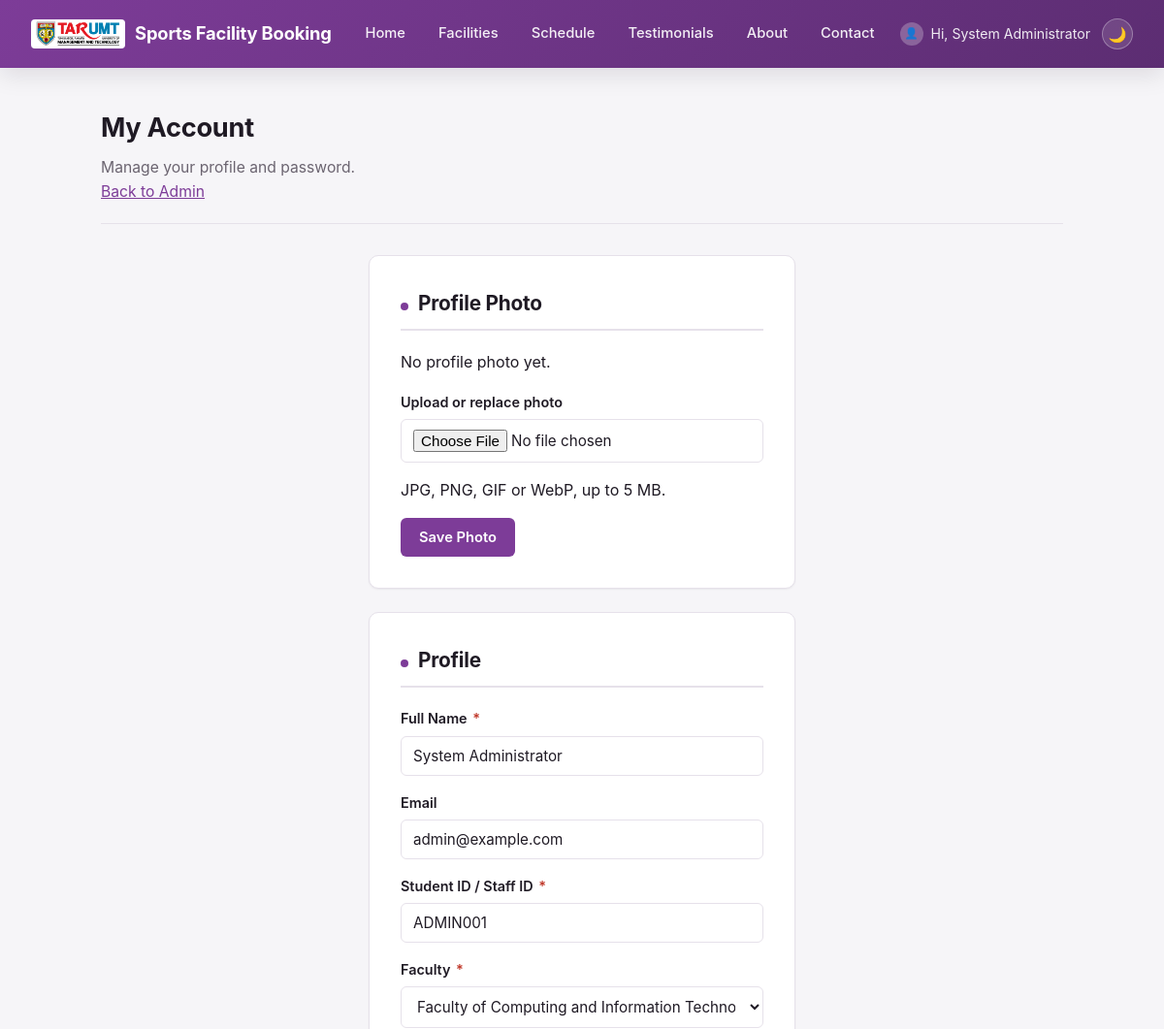
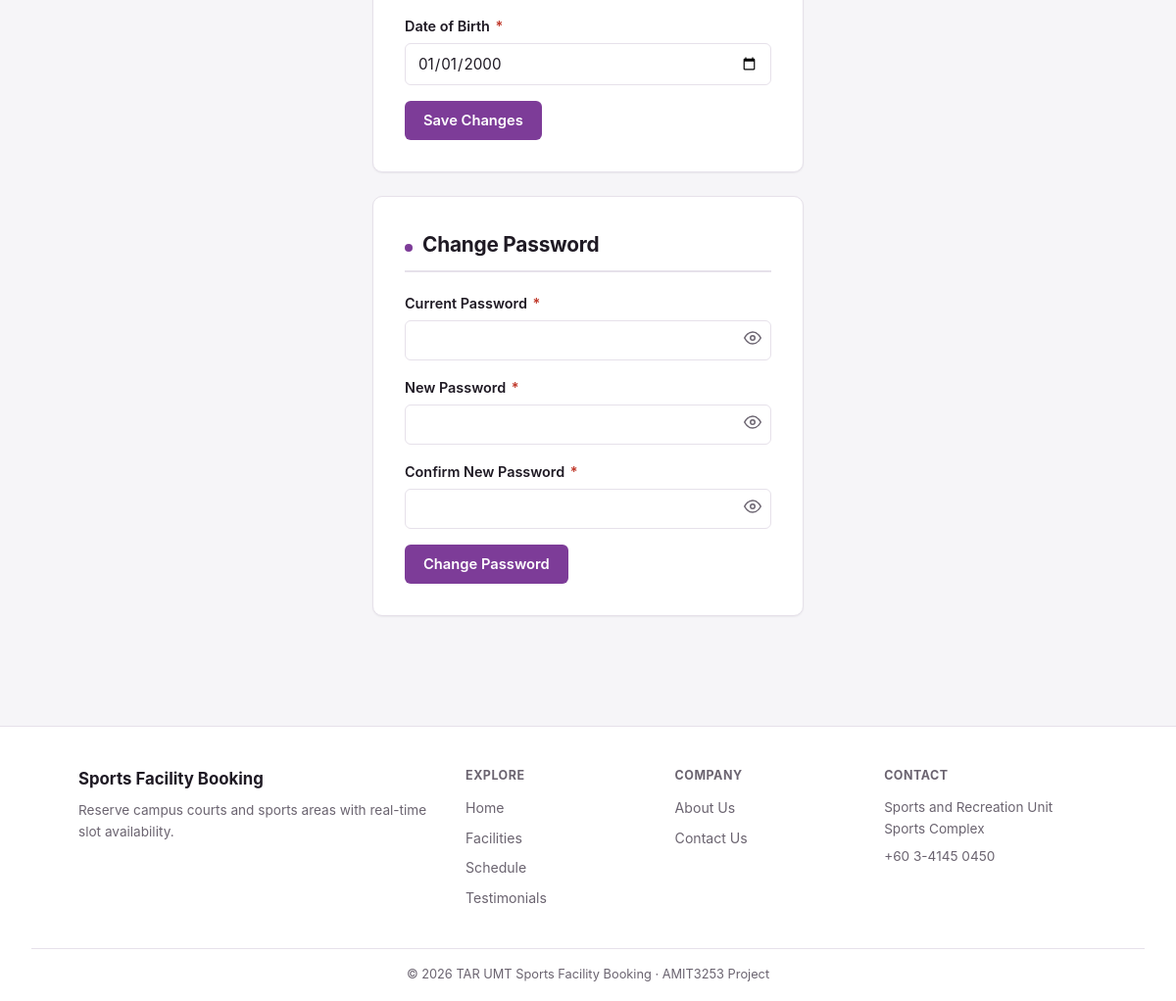
The app's page /account.php (signed in) with its own data (2 pictures, top to bottom).
### tables this page shows
CREATE TABLE users (
  id INT AUTO_INCREMENT PRIMARY KEY, name VARCHAR(100) NOT NULL,
  email VARCHAR(190) NOT NULL UNIQUE, password_hash VARCHAR(255) NOT NULL,
  id_number VARCHAR(30), faculty VARCHAR(160), date_of_birth DATE,
  profile_image_url VARCHAR(500) NULL,
  is_admin TINYINT(1) NOT NULL DEFAULT 0,
  created_at TIMESTAMP NOT NULL DEFAULT CURRENT_TIMESTAMP
);

### auth.php (called while the page is built, shortened)
<?php
function current_user_id() {
    return $_SESSION['user_id'] ?? null;
}
function current_user_is_admin() {
    return !empty($_SESSION['is_admin']);
}
function current_profile_photo($conn) {
    $id = (int) current_user_id();
    $stmt = $conn->prepare('SELECT profile_image_url FROM users WHERE id = ?');
    $stmt->bind_param('i', $id);
    $stmt->execute();
    $row = $stmt->get_result()->fetch_assoc();
    if (empty($row['profile_image_url'])) return null;
    require_once __DIR__ . '/helpers.php';
    return entity_image_url(['image_url' => $row['profile_image_url']]);
}

### helpers.php (called while the page is built, shortened)
<?php
function tarumt_faculties() {
    return [
        'Faculty of Accountancy, Finance and Business',
        'Faculty of Applied Sciences',
        'Faculty of Computing and Information Technology',
        'Faculty of Built Environment',
        'Faculty of Engineering and Technology',
        'Faculty of Communication and Creative Industries',
        'Faculty of Social Science and Humanities',
        'Centre for Pre-University Studies',
        'Centre for Postgraduate Studies and Research',
        'Centre for Continuing and Professional Education',
        'Centre for Business Incubation and Entrepreneurial Ventures',
        'SME Centre',
        'Student Career Development Centre',
        'Institute of Social Economic Research (ISER)',
    ];
}

### account.php (the view, shortened to what this page needs)
<?php
require 'config.php';
require 'auth.php';
require 'helpers.php';
$uid = current_user_id();
$stmt = $conn->prepare('SELECT name, email, id_number, faculty, date_of_birth, profile_image_url FROM users WHERE id = ?');
$stmt->bind_param('i', $uid);
$stmt->execute();
$user = $stmt->get_result()->fetch_assoc();
require 'partials/header.php';
?>
<div class="page-header">
<h1>My Account</h1>
<p>Manage your profile and password.</p>
<?php if (current_user_is_admin()): ?><p><a href="admin/users.php">Back to Admin</a></p><?php endif; ?>
</div>
<div class="form-card" style="margin-bottom:24px;">
<h2>Profile Photo</h2>
<?php if ($user['profile_image_url']): ?><p><img class="profile-photo" src="<?= htmlspecialchars(entity_image_url(['image_url' => $user['profile_image_url']])) ?>" alt="Your current profile photo"></p><?php else: ?><p>No profile photo yet.</p><?php endif; ?>
<form method="post" enctype="multipart/form-data">
<label>Upload or replace photo <input type="file" name="photo" accept="image/jpeg,image/png,image/gif,image/webp" required></label>
<p>JPG, PNG, GIF or WebP, up to 5 MB.</p>
<button type="submit">Save Photo</button>
</form>
</div>
<div class="form-card" style="margin-bottom:24px;">
<h2>Profile</h2>
<form method="post">
<label>Full Name <span class="required-mark">*</span> <input type="text" name="name" value="<?= htmlspecialchars($user['name']) ?>" required></label>
<label>Email <input type="email" value="<?= htmlspecialchars($user['email']) ?>" disabled></label>
<label>Student ID / Staff ID <span class="required-mark">*</span> <input type="text" name="id_number" value="<?= htmlspecialchars($user['id_number'] ?? '') ?>" required></label>
<label>Faculty <span class="required-mark">*</span>
<select name="faculty" required>
<?php foreach (tarumt_faculties() as $f): ?>
<option value="<?= htmlspecialchars($f) ?>" <?= ($user['faculty'] ?? '') === $f ? 'selected' : '' ?>><?= htmlspecialchars($f) ?></option>
<?php endforeach; ?>
</select>
</label>
<label>Date of Birth <span class="required-mark">*</span> <input type="date" name="date_of_birth" value="<?= htmlspecialchars($user['date_of_birth'] ?? '') ?>" required></label>
<button type="submit">Save Changes</button>
</form>
</div>
<div class="form-card">
<h2>Change Password</h2>
<form method="post">
<label>Current Password <span class="required-mark">*</span>
<div class="password-field">
<input type="password" name="current_password" required>
<button type="button" class="password-toggle" tabindex="-1" aria-label="Show password"></button>
</div>
</label>
<label>New Password <span class="required-mark">*</span>
<div class="password-field">
<input type="password" name="new_password" required>
<button type="button" class="password-toggle" tabindex="-1" aria-label="Show password"></button>
</div>
</label>
<label>Confirm New Password <span class="required-mark">*</span>
<div class="password-field">
<input type="password" name="confirm_password" required>
<button type="button" class="password-toggle" tabindex="-1" aria-label="Show password"></button>
</div>
</label>
<button type="submit">Change Password</button>
</form>
</div>
<?php require 'partials/footer.php'; ?>

### style.css (style rules this page uses)
:root { color-scheme: light; --accent: #7d3c98; --accent-dark: #5c2d72; --accent-soft: #f3ecf7; --bg: #f6f5f8; --surface: #ffffff; --surface-alt: #faf9fb; --text: #1f1a24; --text-muted: #6b6470; --border: #e6e1ea; --danger: #c0392b; --danger-dark: #a5301f; --danger-soft: #fceceb; --success: #1e8449; --success-soft: #eafaf1; --radius-sm: 6px; --radius-md: 10px; --radius-lg: 16px; --shadow-sm: 0 1px 2px rgba(20, 10, 30, 0.06); --shadow-md: 0 8px 24px rgba(20, 10, 30, 0.10); }
* { box-sizing: border-box; }
body { font-family: -apple-system, BlinkMacSystemFont, "Segoe UI", Roboto, Helvetica, Arial, sans-serif; margin: 0; background: var(--bg); color: var(--text); line-height: 1.6; -webkit-font-smoothing: antialiased; }
.password-field { position: relative; }
.password-field input { padding-right: 40px; }
.password-toggle { position: absolute; right: 4px; top: 50%; transform: translateY(-50%); display: flex; align-items: center; justify-content: center; width: 30px; height: 30px; background: none; border: none; padding: 0; margin: 0; color: var(--text-muted); cursor: pointer; }
h1 { font-size: 1.7rem; font-weight: 700; letter-spacing: -0.01em; }
h2 { color: var(--text); font-size: 1.3rem; font-weight: 700; letter-spacing: -0.01em; border-bottom: 2px solid var(--border); padding-bottom: 10px; margin: 0 0 20px; }
h2::before { content: ""; display: inline-block; width: 8px; height: 8px; border-radius: 50%; background: var(--accent); margin-right: 10px; }
.form-card, .auth-card { background: var(--surface); border: 1px solid var(--border); border-radius: var(--radius-md); padding: 32px; max-width: 440px; margin: 0 auto; box-shadow: var(--shadow-sm); }
form label { display: block; margin-bottom: 16px; font-weight: 600; font-size: 0.9rem; color: var(--text); }
input, select, textarea { padding: 10px 12px; width: 100%; margin-top: 6px; border: 1px solid var(--border); border-radius: var(--radius-sm); font-size: 0.95rem; font-family: inherit; color: var(--text); background: var(--surface); transition: border-color 0.15s ease, box-shadow 0.15s ease; }
.btn, button { display: inline-flex; align-items: center; gap: 6px; padding: 10px 18px; background: var(--accent); color: #fff; border: 1px solid transparent; border-radius: var(--radius-sm); cursor: pointer; text-decoration: none; font-size: 0.92rem; font-weight: 600; font-family: inherit; transition: background 0.15s ease; }
.required-mark { color: var(--danger); margin-left: 2px; }
a { color: var(--accent); }
.page-header { margin-bottom: 32px; padding-bottom: 20px; border-bottom: 1px solid var(--border); }
.page-header h1 { margin: 0 0 6px; }
.page-header p { margin: 0; color: var(--text-muted); font-size: 0.98rem; }

### records on screen
users: name "System Administrator", email "admin@example.com", id_number "ADMIN001", faculty "Faculty of Computing and Information Technology", date_of_birth "01/01/2000"

### other values on screen
current_user_name() "System Administrator"
